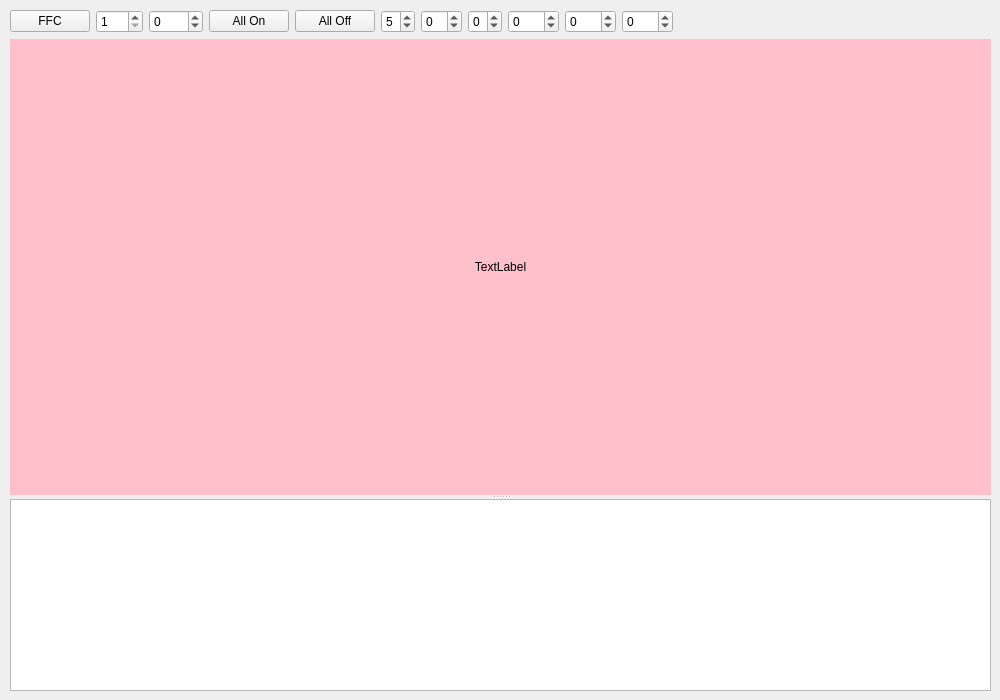
<?xml version="1.0" encoding="UTF-8"?>
<ui version="4.0">
 <class>MainWindow</class>
 <widget class="QMainWindow" name="MainWindow">
  <property name="geometry">
   <rect>
    <x>0</x>
    <y>0</y>
    <width>1000</width>
    <height>700</height>
   </rect>
  </property>
  <property name="sizePolicy">
   <sizepolicy hsizetype="Expanding" vsizetype="Expanding">
    <horstretch>0</horstretch>
    <verstretch>0</verstretch>
   </sizepolicy>
  </property>
  <property name="windowTitle">
   <string>MainWindow</string>
  </property>
  <widget class="QWidget" name="centralwidget">
   <property name="sizePolicy">
    <sizepolicy hsizetype="Expanding" vsizetype="Expanding">
     <horstretch>0</horstretch>
     <verstretch>0</verstretch>
    </sizepolicy>
   </property>
   <widget class="QWidget" name="layoutWidget">
    <property name="geometry">
     <rect>
      <x>10</x>
      <y>10</y>
      <width>981</width>
      <height>681</height>
     </rect>
    </property>
    <layout class="QVBoxLayout" name="verticalLayout" stretch="0,0">
     <item>
      <layout class="QHBoxLayout" name="buttonRowLayout">
       <item>
        <widget class="QPushButton" name="performFFCButton">
         <property name="text">
          <string>FFC</string>
         </property>
        </widget>
       </item>
       <item>
        <widget class="QSpinBox" name="pixelIndexStepSpinBox">
         <property name="toolTip">
          <string>pixel index increment</string>
         </property>
         <property name="minimum">
          <number>1</number>
         </property>
         <property name="maximum">
          <number>512</number>
         </property>
        </widget>
       </item>
       <item>
        <widget class="QSpinBox" name="pixelIndexSpinBox">
         <property name="toolTip">
          <string>pixel index</string>
         </property>
         <property name="wrapping">
          <bool>true</bool>
         </property>
         <property name="maximum">
          <number>1023</number>
         </property>
        </widget>
       </item>
       <item>
        <widget class="QPushButton" name="allOnPushButton">
         <property name="text">
          <string>All On</string>
         </property>
        </widget>
       </item>
       <item>
        <widget class="QPushButton" name="allOffPushButton">
         <property name="text">
          <string>All Off</string>
         </property>
        </widget>
       </item>
       <item>
        <widget class="QSpinBox" name="chaseSpeedSpinBox">
         <property name="toolTip">
          <string>chase speed</string>
         </property>
         <property name="maximum">
          <number>9</number>
         </property>
         <property name="value">
          <number>5</number>
         </property>
        </widget>
       </item>
       <item>
        <widget class="QSpinBox" name="rSpinBox">
         <property name="toolTip">
          <string>r index</string>
         </property>
         <property name="wrapping">
          <bool>true</bool>
         </property>
         <property name="maximum">
          <number>15</number>
         </property>
        </widget>
       </item>
       <item>
        <widget class="QSpinBox" name="sSpinBox">
         <property name="toolTip">
          <string>s index</string>
         </property>
         <property name="wrapping">
          <bool>true</bool>
         </property>
         <property name="maximum">
          <number>9</number>
         </property>
        </widget>
       </item>
       <item>
        <widget class="QSpinBox" name="redSpinBox">
         <property name="minimum">
          <number>-255</number>
         </property>
         <property name="maximum">
          <number>255</number>
         </property>
        </widget>
       </item>
       <item>
        <widget class="QSpinBox" name="greenSpinBox">
         <property name="minimum">
          <number>-255</number>
         </property>
         <property name="maximum">
          <number>255</number>
         </property>
        </widget>
       </item>
       <item>
        <widget class="QSpinBox" name="blueSpinBox">
         <property name="minimum">
          <number>-255</number>
         </property>
         <property name="maximum">
          <number>255</number>
         </property>
        </widget>
       </item>
       <item>
        <spacer name="buttonRowSpacer">
         <property name="orientation">
          <enum>Qt::Horizontal</enum>
         </property>
         <property name="sizeHint" stdset="0">
          <size>
           <width>40</width>
           <height>20</height>
          </size>
         </property>
        </spacer>
       </item>
      </layout>
     </item>
     <item>
      <widget class="QSplitter" name="splitter">
       <property name="orientation">
        <enum>Qt::Vertical</enum>
       </property>
       <widget class="QLabel" name="imageLabel">
        <property name="sizePolicy">
         <sizepolicy hsizetype="Expanding" vsizetype="Expanding">
          <horstretch>0</horstretch>
          <verstretch>9</verstretch>
         </sizepolicy>
        </property>
        <property name="styleSheet">
         <string notr="true">background: pink</string>
        </property>
        <property name="text">
         <string>TextLabel</string>
        </property>
        <property name="alignment">
         <set>Qt::AlignCenter</set>
        </property>
        <property name="wordWrap">
         <bool>false</bool>
        </property>
       </widget>
       <widget class="QTextEdit" name="logTextEdit">
        <property name="sizePolicy">
         <sizepolicy hsizetype="Expanding" vsizetype="Expanding">
          <horstretch>0</horstretch>
          <verstretch>0</verstretch>
         </sizepolicy>
        </property>
       </widget>
      </widget>
     </item>
    </layout>
   </widget>
  </widget>
 </widget>
 <resources/>
 <connections/>
</ui>
